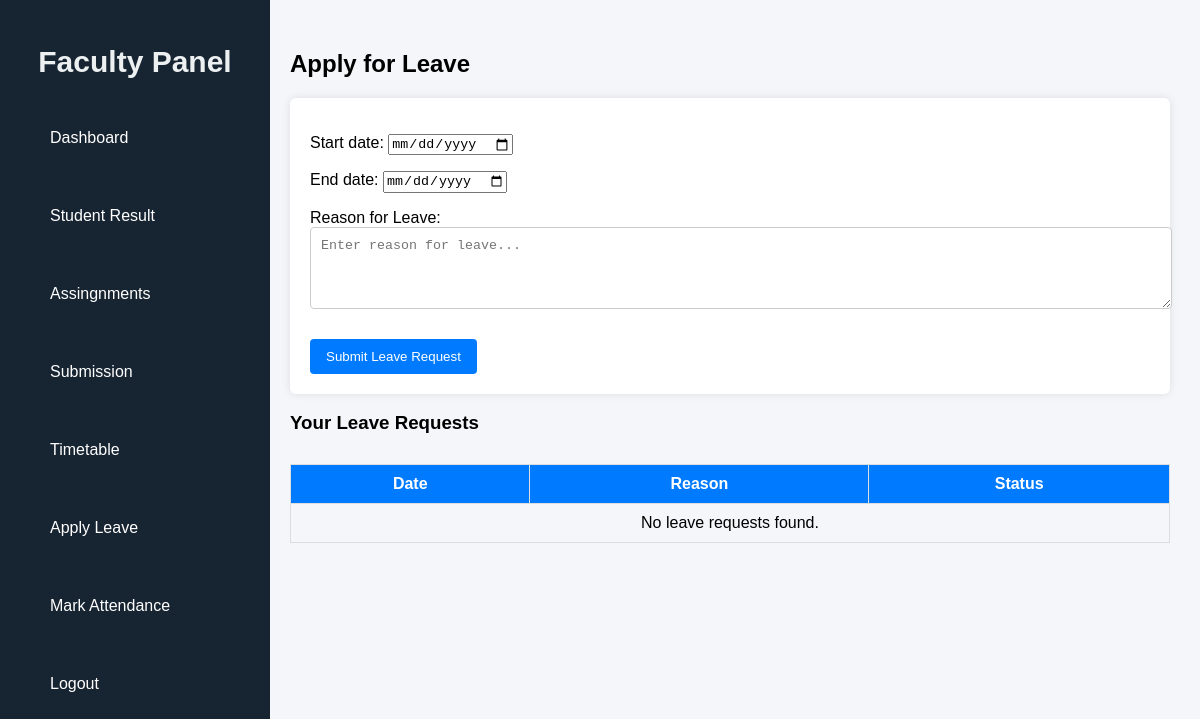
The app's page /faculty/leave/ (signed in), older data.
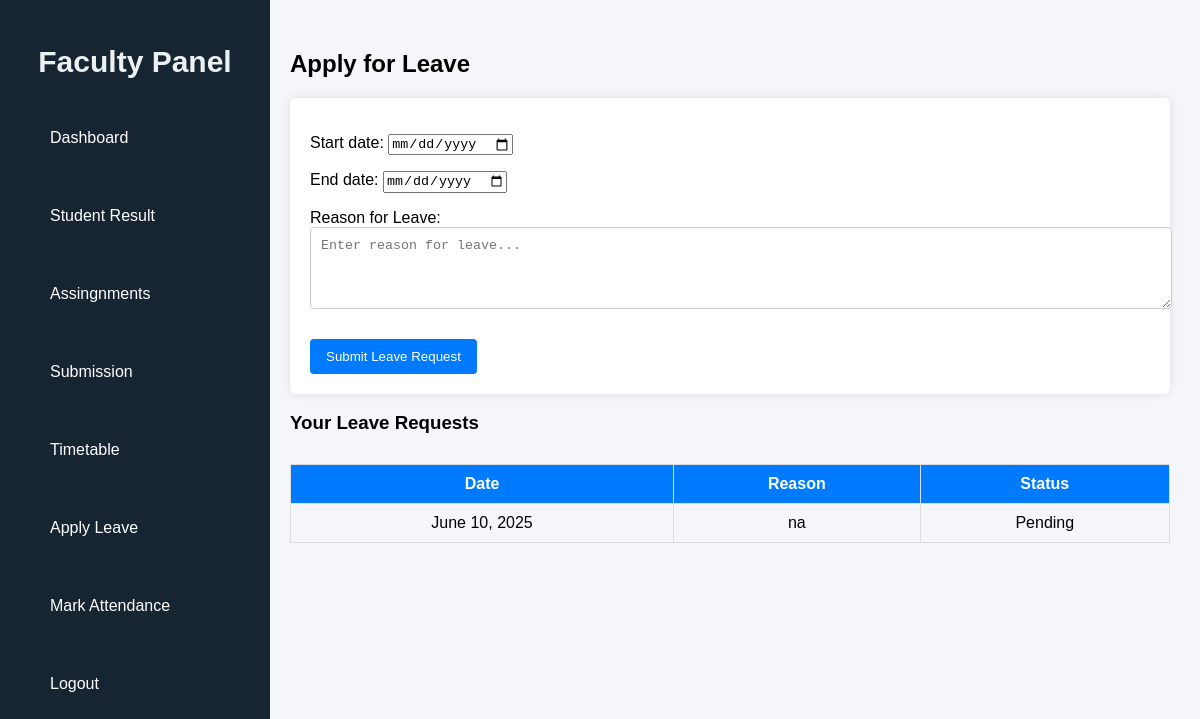
The same page, newer data.
### CMS/models.py (models this page shows, shortened)
class LeaveRequest(models.Model):
    USER_TYPE_CHOICES = (
        ('Faculty', 'Faculty'),
        ('Student', 'Student'),
    )
    user = models.ForeignKey('CustomUser', on_delete=models.CASCADE)
    user_type = models.CharField(max_length=10, choices=USER_TYPE_CHOICES)
    reason = models.TextField()
    status = models.CharField(
        max_length=10,
        choices=(('Pending', 'Pending'), ('Approved', 'Approved'), ('Rejected', 'Rejected')),
        default='Pending'
    )
    date = models.DateField(auto_now_add=True)
    start_date = models.DateField(null=True, blank=True)
    end_date = models.DateField(null=True, blank=True)

### CMS/views.py (the view)
# urls.py: path('faculty/leave/', views.apply_leave_fact, name='apply_leave_fact'),
@login_required
def apply_leave_fact(request):
    user = request.user
    if not hasattr(user, 'faculty'):
        return redirect('home')  # or show unauthorized
    if request.method == 'POST':
        form = LeaveRequestForm(request.POST)
        if form.is_valid():
            leave = form.save(commit=False)
            leave.user = user
            leave.user_type = 'Faculty'
            leave.save()
            return redirect('apply_leave_fact')  # redirect to same page or leave history
    else:
        form = LeaveRequestForm()
    leave_requests = LeaveRequest.objects.filter(user=user).order_by('-date')
    return render(request, 'faculty_apply_leave.html', {'form': form, 'leave_requests': leave_requests})

### CMS/forms.py
class LeaveRequestForm(forms.ModelForm):
    class Meta:
        model = LeaveRequest
        fields = ['start_date', 'end_date' , 'reason']
        widgets = {
            'reason': forms.Textarea(attrs={'class': 'form-control', 'rows': 4, 'placeholder': 'Enter reason for leave...'}),
            'start_date': forms.DateInput(attrs={'type': 'date','required': True}),
            'end_date': forms.DateInput(attrs={'type': 'date','required': True}),
        }
        labels = {
            'reason': 'Reason for Leave',
        }

### CMS/templates/faculty_apply_leave.html (shortened to what this page needs)
{% load static %}
<!DOCTYPE html>
<html>
<head>
    <link rel="stylesheet" href="{% static 'css/sidebar.css' %}">
</head>
<body>
    <div class="manage-container">
        {% include 'faculty_sidebar.html' %}
        <div class="main-content">
            <h2>Apply for Leave</h2>
            <form method="POST">
                {{ form.as_p }}
                <button type="submit">Submit Leave Request</button>
            </form>
            <h3>Your Leave Requests</h3>
            <table>
                <thead>
                    <tr>
                        <th>Date</th>
                        <th>Reason</th>
                        <th>Status</th>
                    </tr>
                </thead>
                <tbody>
                    {% for leave in leave_requests %}
                    <tr>
                        <td>{{ leave.date }}</td>
                        <td>{{ leave.reason }}</td>
                        <td>{{ leave.status }}</td>
                    </tr>
                    {% empty %}
                    <tr>
                        <td colspan="3">No leave requests found.</td>
                    </tr>
                    {% endfor %}
                </tbody>
            </table>
        </div>
    </div>
</body>
</html>

Row changes from the older to the newer data that the page shows:
added LeaveRequest: date "June 10, 2025", reason "na", status "Pending"
Text that changed along with them:
text no longer shown: "No leave requests found."
